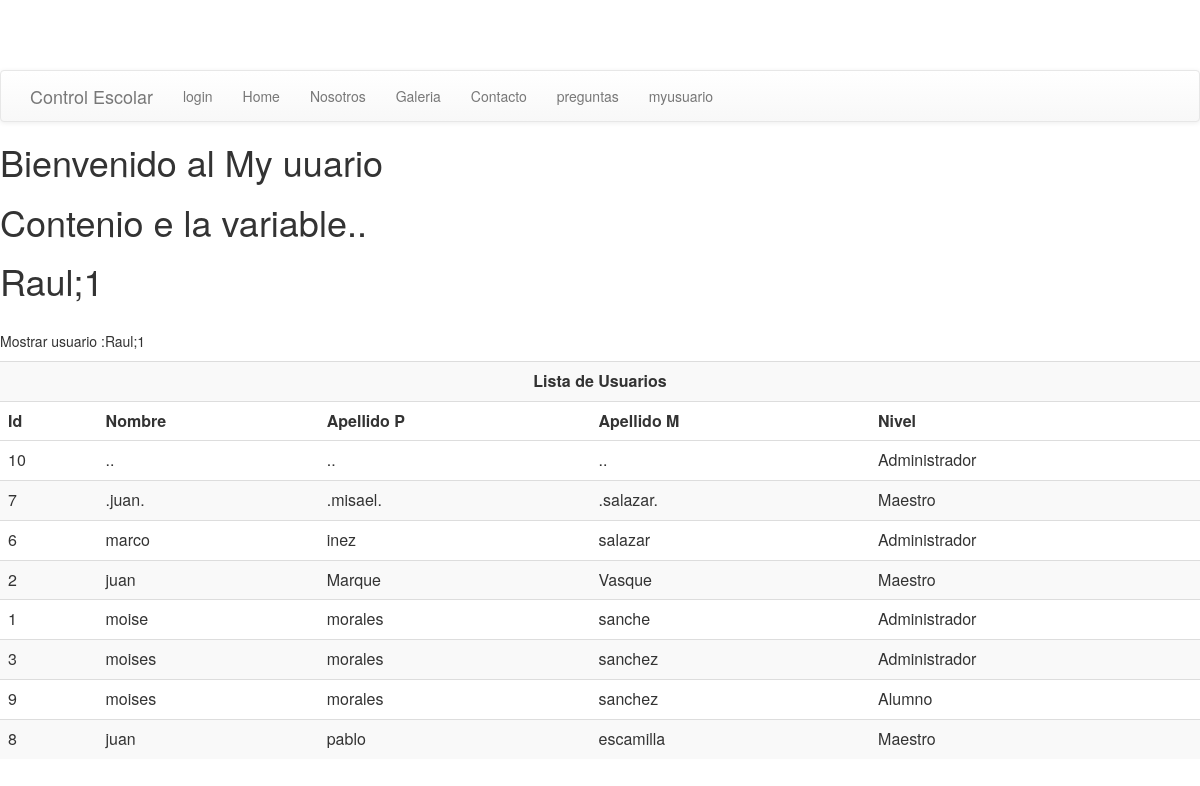
Screenshot of /myusuario with the database file from the repository.
### tables this page shows
CREATE TABLE `usuario` (
  `id` int(11) NOT NULL AUTO_INCREMENT,
  `Nombre` varchar(250) DEFAULT NULL,
  `ApellidoPaterno` varchar(250) DEFAULT NULL,
  `ApellidoMaterno` varchar(250) DEFAULT NULL,
  `Telefono` varchar(250) DEFAULT NULL,
  `NumeroExterior` int(11) DEFAULT NULL,
  `NumeroInterior` int(11) DEFAULT NULL,
  `Colonia` varchar(250) DEFAULT NULL,
  `Municipio` varchar(250) DEFAULT NULL,
  `Estado` varchar(250) DEFAULT NULL,
  `CP` int(11) DEFAULT NULL,
  `Correo` varchar(250) DEFAULT NULL,
  `Usuario` varchar(250) DEFAULT NULL,
  `Contrasena` varchar(250) DEFAULT NULL,
  `Nivel` varchar(250) DEFAULT NULL,
  `Estatus` varchar(250) DEFAULT NULL,
  PRIMARY KEY (`id`)
);

### controller/myUsuario.php (called while the page is built)
<?php
$usuario=new Usuario();
$titulo='Bienvenido al My uuario';
$contenido='Contenio e la variable..';
$variables=array('titulo'=>$titulo,
'contenido'=>$contenido,
'nombre'=>$usuario->setUsuario());
view('myusuario',$variables);

### index.php (called while the page is built, shortened)
<?php
require("template/header.php");
require('clases/Usuario.php');
	controller($_GET['url']);
require('template/footer.php');
?>

### clases/Usuario.php (the view, shortened to what this page needs)
<?php
class Usuario{
    private $name;
    public function getUsuario(){
        echo"<br> Mostrar usuario :".$this->name;
    }
    public  function  setUsuario(){
        $this->name="Raul;1";
        return $this->name;
    }
    public function consultaGeneral(){
        $sql01 = "SELECT * FROM usuario WHERE estatus = 1 ORDER BY ApellidoPaterno ASC";
        $result01 = mysql_query($sql01)or die("Error $sql01");
        echo "<div class=table-responsive>";
        echo "<table class=\"table table-striped\">";
        echo "<tr><td colspan=5 align=center><strong>Lista de Usuarios</strong></td></tr>";
        echo "<tr><th>Id</th><th>Nombre</th><th>Apellido P</th><th>Apellido M</th><th>Nivel</th><tr>";
        while($field = mysql_fetch_array($result01)){
            $this->Id = $field['id'];
            $this->Nombre = utf8_decode($field['Nombre']);
            $this->ApellidoPaterno = utf8_decode($field['ApellidoPaterno']);
            $this->ApellidoMaterno = utf8_decode($field['ApellidoMaterno']);
            $this->Nivel = $field['Nivel'];
            switch($this->Nivel){
                case 1:
                    $type = "Administrador";
                    break;
                case 2:
                    $type = "Maestro";
                    break;
                case 3:
                    $type = "Alumno";
                    break;
            }
            echo "<tr><td>$this->Id</td><td>$this->Nombre</td><td>$this->ApellidoPaterno</td><td>$this->ApellidoMaterno</td><td>$type</td></tr>";
        }
        echo "</table>";
        echo "</div>";
    }
}

### rows the page displays
usuario: id "10", Nombre "..", ApellidoPaterno "..", ApellidoMaterno "..", Nivel "Administrador"
usuario: id "7", Nombre ".juan.", ApellidoPaterno ".misael.", ApellidoMaterno ".salazar.", Nivel "Maestro"
usuario: id "6", Nombre "marco", ApellidoPaterno "inez", ApellidoMaterno "salazar", Nivel "Administrador"
usuario: id "2", Nombre "juan", ApellidoPaterno "Marque", ApellidoMaterno "Vasque", Nivel "Maestro"
usuario: id "1", Nombre "moise", ApellidoPaterno "morales", ApellidoMaterno "sanche", Nivel "Administrador"
usuario: id "3", Nombre "moises", ApellidoPaterno "morales", ApellidoMaterno "sanchez", Nivel "Administrador"
usuario: id "9", Nombre "moises", ApellidoPaterno "morales", ApellidoMaterno "sanchez", Nivel "Alumno"
usuario: id "8", Nombre "juan", ApellidoPaterno "pablo", ApellidoMaterno "escamilla", Nivel "Maestro"

### other values shown
$titulo "Bienvenido al My uuario"
$contenido "Contenio e la variable.."
$nombre "Raul;1"
$this->name "Raul;1"
